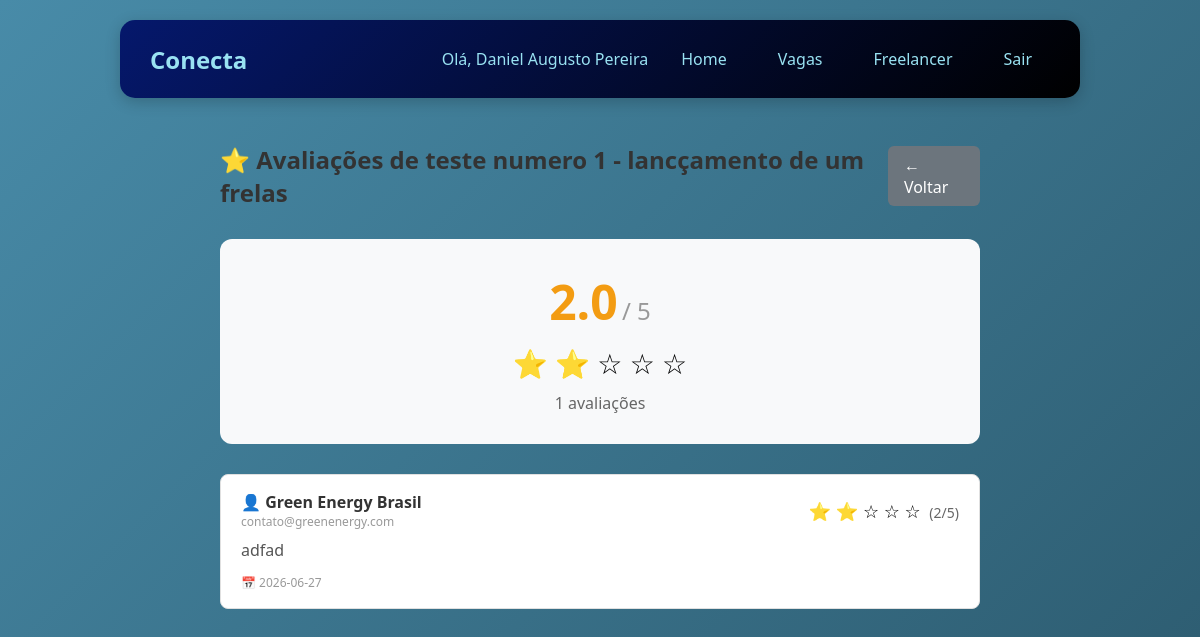
The app's page /avaliacoes/10 (signed in) with its own data.
### tables this page shows
CREATE TABLE freelancers (
    id_freelancer INTEGER PRIMARY KEY AUTOINCREMENT,
    id_funcionario INTEGER NOT NULL,
    profissao TEXT,
    servico_oferecido TEXT,
    preco_medio REAL,
    disponibilidade TEXT DEFAULT 'disponivel',
    total_avaliacoes INTEGER DEFAULT 0,
    data_cadastro TIMESTAMP DEFAULT CURRENT_TIMESTAMP,
    FOREIGN KEY (id_funcionario) REFERENCES funcionarios(id_funcionario) ON DELETE CASCADE
);

CREATE TABLE empresas (
        id_empresa INTEGER PRIMARY KEY AUTOINCREMENT, 
        nome TEXT,
        endereco TEXT,
        email TEXT,
        senha TEXT,
        telefone TEXT,
        cnpj TEXT NOT NULL UNIQUE
    );

CREATE TABLE avaliacoes (
    id_avaliacao INTEGER PRIMARY KEY AUTOINCREMENT,
    id_freelancer INTEGER,
    id_contratante INTEGER,
    nota INTEGER CHECK(nota >= 1 AND nota <= 5),
    comentario TEXT,
    data_avaliacao TIMESTAMP DEFAULT CURRENT_TIMESTAMP, tipo_contratante TEXT,
    FOREIGN KEY (id_freelancer) REFERENCES freelancers (id_freelancer) ON DELETE CASCADE
);

### routes/route_avaliacao.py (the view)
@bp_avaliacao.route('/avaliacoes/<int:id_freelancer>')
def ver_avaliacoes(id_freelancer):
    if 'usuario_id' not in session:
        return redirect('/')
    freelancer = FreelancerCRUD.buscar_por_id(id_freelancer)
    if not freelancer:
        flash("Freelancer não encontrado!", "erro")
        return redirect(url_for('home.home_pag'))
    avaliacoes = Avaliacao.listar_avaliacoes_com_usuarios(id_freelancer)
    media_info = Avaliacao.calcular_media_avaliacoes(id_freelancer)
    return render_template('vaga/ver-avaliacao.html',
                         freelancer=freelancer,
                         avaliacoes=avaliacoes,
                         media=media_info['media'],
                         total=media_info['total'])

### CRUDs/crud_avaliacao.py (called while the page is built)
    @staticmethod
    def calcular_media_avaliacoes(id_freelancer):
        conn = get_connection()
        try:
            cursor = conn.cursor()
            cursor.execute('''
                SELECT AVG(nota) as media, COUNT(*) as total
                FROM avaliacoes
                WHERE id_freelancer = ?
            ''', (id_freelancer,))
            resultado = cursor.fetchone()
            if resultado and resultado['media']:
                return {
                    'media': round(resultado['media'], 1),
                    'total': resultado['total']
                }
            return {'media': 0, 'total': 0}
        finally:
            conn.close()

### CRUDs/crud_freelancer.py (called while the page is built)
    @staticmethod
    def buscar_por_id(id_freelancer):
        conn = get_connection()
        try:
            cursor = conn.cursor()
            cursor.execute('''
                SELECT * FROM freelancers WHERE id_freelancer = ?
            ''', (id_freelancer,))
            return cursor.fetchone()
        finally:
            conn.close()

### database/connect.py (called while the page is built)
def get_connection():
    conn = sqlite3.connect(Config.DB_PATH)
    conn.execute("PRAGMA foreign_keys = ON;")
    conn.row_factory = sqlite3.Row
    return conn

### models/model_avaliacao.py (called while the page is built)
    @staticmethod
    def calcular_media_avaliacoes(id_freelancer):
        return AvaliacaoCRUD.calcular_media_avaliacoes(id_freelancer)

    @staticmethod
    def listar_avaliacoes_com_usuarios(id_freelancer):
        return AvaliacaoCRUD.listar_avaliacoes_com_usuarios(id_freelancer)

### templates/vaga/ver-avaliacao.html (shortened to what this page needs)
{% extends "menu.html" %}
{% block content %}
<div class="avaliacoes-container">
    <div class="avaliacoes-header">
        <h2>⭐ Avaliações de {{ freelancer.profissao }}</h2>
        <a href="{{ request.referrer or url_for('home.home_pag') }}" class="btn-voltar">← Voltar</a>
    </div>
    <div class="media-container">
        <div class="media-nota">
            <span class="nota-grande">{{ media }}</span>
            <span class="nota-max">/ 5</span>
        </div>
        <div class="media-estrelas">
            {% for i in range(1, 6) %}
                {% if i <= media %}
                    ⭐
                {% else %}
                    ☆
                {% endif %}
            {% endfor %}
        </div>
        <div class="total-avaliacoes">
            {{ total }} avaliações
        </div>
    </div>
    <div class="avaliacoes-lista">
        {% if avaliacoes %}
            {% for avaliacao in avaliacoes %}
            <div class="avaliacao-item">
                <div class="avaliacao-header">
                    <div class="avaliador-info">
                        <span class="avaliador-nome">👤 {{ avaliacao.nome_avaliador }}</span>
                        <span class="avaliador-email">{{ avaliacao.email_avaliador }}</span>
                    </div>
                    <div class="avaliacao-nota">
                        {% for i in range(1, 6) %}
                            {% if i <= avaliacao.nota %}
                                ⭐
                            {% else %}
                                ☆
                            {% endif %}
                        {% endfor %}
                        <span class="nota-numero">({{ avaliacao.nota }}/5)</span>
                    </div>
                </div>
                {% if avaliacao.comentario %}
                <p class="avaliacao-comentario">{{ avaliacao.comentario }}</p>
                {% endif %}
                <span class="avaliacao-data">📅 {{ avaliacao.data_avaliacao[:10] }}</span>
            </div>
            {% endfor %}
        {% else %}
            <div class="sem-avaliacoes">
                <p>😕 Este freelancer ainda não tem avaliações.</p>
                <p>Seja o primeiro a avaliar!</p>
            </div>
        {% endif %}
    </div>
</div>
{% endblock %}

### static/css/home/homef.css (style rules this page uses)
* { margin: 0; padding: 0; box-sizing: border-box; }
body { font-family: 'Segoe UI', Tahoma, Geneva, Verdana, sans-serif; background: linear-gradient(135deg, #488BA8 0%, #2c5a6e 100%); min-height: 100vh; }

### templates/vaga/ver-avaliacao.html (style rules this page uses)
.avaliacoes-container { max-width: 800px; margin: 20px auto; padding: 20px; }
.avaliacoes-header { display: flex; justify-content: space-between; align-items: center; margin-bottom: 30px; }
.avaliacoes-header h2 { margin: 0; color: #333; }
.btn-voltar { padding: 8px 16px; background: #6c757d; color: white; text-decoration: none; border-radius: 6px; transition: background 0.2s; }
.media-container { text-align: center; padding: 30px; background: #f8f9fa; border-radius: 12px; margin-bottom: 30px; }
.nota-grande { font-size: 48px; font-weight: bold; color: #f39c12; }
.nota-max { font-size: 24px; color: #999; }
.media-estrelas { font-size: 28px; margin: 10px 0; }
.total-avaliacoes { color: #666; font-size: 16px; }
.avaliacoes-lista { display: flex; flex-direction: column; gap: 16px; }
.avaliacao-item { padding: 16px 20px; background: white; border: 1px solid #e0e0e0; border-radius: 8px; transition: box-shadow 0.2s; }
.avaliacao-header { display: flex; justify-content: space-between; align-items: center; margin-bottom: 8px; }
.avaliador-info { display: flex; flex-direction: column; }
.avaliador-nome { font-weight: 600; color: #333; }
.avaliador-email { font-size: 12px; color: #999; }
.avaliacao-nota { font-size: 18px; }
.nota-numero { font-size: 14px; color: #666; margin-left: 4px; }
.avaliacao-comentario { color: #555; margin: 8px 0; line-height: 1.5; }
.avaliacao-data { font-size: 12px; color: #999; }

### records on screen
freelancers: profissao "teste numero 1 - lancçamento de um frelas"
empresas: nome_avaliador "Green Energy Brasil", email_avaliador "contato@greenenergy.com"
avaliacoes: comentario "adfad", data_avaliacao "2026-06-27"

### other values on screen
{{ session.usuario_nome }} "Daniel Augusto Pereira"
{{ media }} "2.0"
{{ total }} "1"
{{ avaliacao.nota }} "2"
